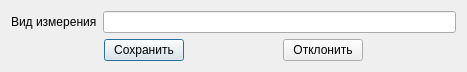
<?xml version="1.0" encoding="UTF-8"?>
<ui version="4.0">
 <class>Dialog</class>
 <widget class="QDialog" name="Dialog">
  <property name="geometry">
   <rect>
    <x>0</x>
    <y>0</y>
    <width>467</width>
    <height>71</height>
   </rect>
  </property>
  <property name="windowTitle">
   <string>Dialog</string>
  </property>
  <layout class="QVBoxLayout" name="verticalLayout">
   <item>
    <layout class="QHBoxLayout" name="horizontalLayout">
     <item>
      <widget class="QLabel" name="label">
       <property name="text">
        <string>Вид измерения</string>
       </property>
      </widget>
     </item>
     <item>
      <widget class="QLineEdit" name="lineEdit"/>
     </item>
    </layout>
   </item>
   <item>
    <layout class="QHBoxLayout" name="horizontalLayout_2">
     <item>
      <widget class="QPushButton" name="pushButton">
       <property name="sizePolicy">
        <sizepolicy hsizetype="Fixed" vsizetype="Fixed">
         <horstretch>0</horstretch>
         <verstretch>0</verstretch>
        </sizepolicy>
       </property>
       <property name="text">
        <string>Сохранить</string>
       </property>
      </widget>
     </item>
     <item>
      <widget class="QPushButton" name="pushButton_2">
       <property name="sizePolicy">
        <sizepolicy hsizetype="Fixed" vsizetype="Fixed">
         <horstretch>0</horstretch>
         <verstretch>0</verstretch>
        </sizepolicy>
       </property>
       <property name="text">
        <string>Отклонить</string>
       </property>
      </widget>
     </item>
    </layout>
   </item>
  </layout>
 </widget>
 <resources/>
 <connections>
  <connection>
   <sender>pushButton_2</sender>
   <signal>clicked()</signal>
   <receiver>Dialog</receiver>
   <slot>close()</slot>
   <hints>
    <hint type="sourcelabel">
     <x>290</x>
     <y>49</y>
    </hint>
    <hint type="destinationlabel">
     <x>209</x>
     <y>35</y>
    </hint>
   </hints>
  </connection>
 </connections>
</ui>
